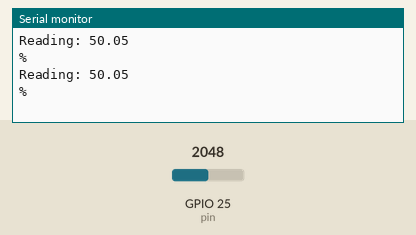
The sketch below on a simulated ESP32. Parts: the last lines printed to the serial monitor. Inputs (shaded band) come from the test bench; at power-on: GPIO 25 (pin) = 2048.

Above: at 1.8 s.
1.9 s: GPIO 25 (pin) set to 2866
At 2.8 s:
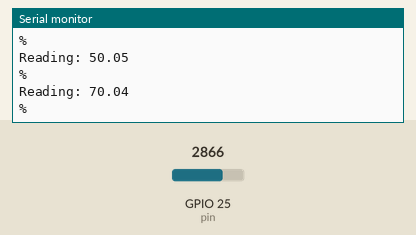
3.4 s: GPIO 25 (pin) set to 3603
At 4.8 s:
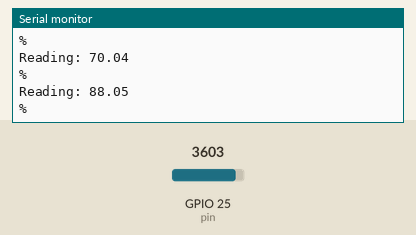
Timing chart, 0 to 6.4 s (numbered marks = the images above; inputs shaded):
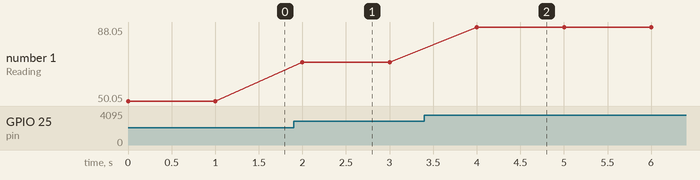

Measured:
- after the input at 1.9 s, the serial monitor: prints a new line after 0.10 s (image 1)
- after the input at 3.4 s, the serial monitor: prints a new line after 0.60 s (image 2)
- plotted number 1: 50.05 → 70.04 after the input at 1.9 s, 70.04 → 88.05 after the input at 3.4 s

The sketch:

WaterLevel.ino
```cpp
int reading = 0;
int pin = 25;
void setup() {
  // put your setup code here, to run once:
  pinMode(pin, INPUT);
  Serial.begin(115200);
}

void loop() {
  // put your main code here, to run repeatedly:
  reading = analogRead(pin);
  float percentage = (reading/4092.0)*100.0;
  Serial.print("Reading: ");
  Serial.println(percentage);
  Serial.println("%");
  delay(1000);
}
```
